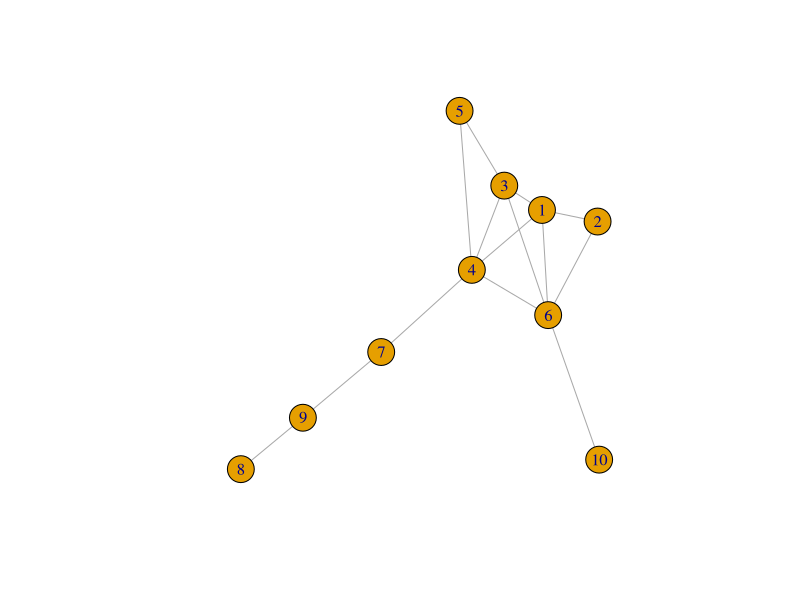

The R source for this figure:

newGraph<-function(n){                              #???????? ?????   
  G <- matrix(0,n,n) 
  return(G)  
  } 

removeEdge<-function(G,a1,a2){                      #???????? ????    
  if((a1<=n)&(a2<=n)&(a1>0)&(a1>0)) { 
    G[a1,a2]<-0 
    G[a2,a1]<-0 
    } else { 
    print("???? ?? ??????????? ?????") 
    } 
  return(G)
  } 

addEdge<-function(G,a1,a2){                        #?????????? ????
  if((a1<=n)&(a2<=n)&(a1>0)&(a1>0)) { 
      G[a1,a2]<-1 
      G[a2,a1]<-1 
      }else{
      print("???? ?? ??????????? ?????") 
      }
  return(G)
  } 

wave<-function(G,k){                               #?????? ?? ????????? ????????? ??? ??????? k
  w<-rep(-1,n)
  if(G[k,k]!=0){
    w[k]<-1
      }else{
        w[k]<-0
        }
  L<-c(k)                                          #?????? ? ?????????? ???????
  N<-c()                                           #?????? ?????? ??????
  S<-1                                             #????????? ??????? 1
  while (length(L)>0){                             
    for(i in 1:length(L)){
      for(j in 1:length(w)){                      
        if (G[L[i],j]>0 & w[j]==-1){               #???? ?????????? ?????, ? ??????? ????? ??????? ?? i, ? ????? ?? ???.???????
          w[j]<-S                                  #??????????? ???????
          N<-c(N,j)                                #????????? ???????? ????? ? ?????? ??????
          }
        }
      }
    if (length(N)==0){                             #???? ?? ???? ?????? ??????????, ?????? w
      return(w)
      }
    L<-N                                           #L - ????? ???????? ????? 
    N<-c()                                         
    S<-S+1                                         #????????? ?? ????????? ???????
    }
  return(w)
}

adj<-function(G,v1){                               #????? ??????? ??????
  A<-c() 
  for(i in 1:n){                                   #???? ?????????? ?????, ????????? ??????? ??????? ? ?????? ?????? 
    if(G[v1,i]>0){ 
      A<-c(A,i) 
      }
    } 
  return(A) 
  }

twotops<-function(G,v1,v2){                        #?????????? ???? ?? ????????? ?????????
  L<-wave(G,v1)                                    #?????? ??? ????????? ???????
  L[v1]<-0
  K<-c(v2)                                         #???????? ???????
  k<-n
  for (i in 1:(n-1)){
    for (j in 1:n){
      if (L[j]==(L[v2]-1)){
        if (G[j,v2]>0){
          K[i+1]<-j
          k<-j
          }
        }
      }
    v2<-k
  }
  N<-which(is.na(K))
  if(length(N)==0 & length(K)!=1){
  return(K)}else{return(Inf)}
}

cycle<-function(G,k1,k2,l1,l2){                     #????? ????? 
  if(G[k1,k2]>0 & G[l1,l2]>0){                      #???? ??? ????? ?????????? 
    G<-removeEdge(G,k1,k2)                              
    G<-removeEdge(G,l1,l2)                          #??????? ??? ?????      
    D<-wave(G,l1)                                   #?????? ?? ????????? ????????? ? ????? ??? ???????? ?????
    s<-c()
    for(i in 1:length(D)){                          #????? ????????
    if(D[i]==-1){
      s=c(s,i)
      }
    }
    if(k1==l1){ 
      A1<-twotops(G,k2,l2)
      return(c(A1,l1))
      }else{
        if(k1==l2){
          A1<-twotops(G,k2,l1)
          return(c(A1,l2))
            }else{
              if(k2==l1){
              A1<-twotops(G,k1,l2)
              return(c(A1,l1))
                }else{
                if(k2==l2){
                  A1<-twotops(G,k1,l1)
                  return(c(A1,l2))
                    }else{
                    if(length(s)>0){   
                       G<-addEdge(G,k1,k2)
                       A1<-twotops(G,l1,l2)
                       B1<-c(which(A1[]==k1),which(A1[]==k2))
                       if(length(B1)==2){
                         return(A1)
                          }else{
                            print("?????????? ??????? ??????????? ????, ?????????? ??? ???????? ?????")
                            }
                       }else{                         #???? ???????? ???, ????????? ?????????? ?? ??????
                          A1<-twotops(G,k1,l2)
                          A2<-twotops(G,k1,l1)
                          A3<-twotops(G,l1,k2)
                          A4<-twotops(G,l2,k2)
                          B1<-c(A1,A3)
                          B2<-c(A2,A4)
                            if(length(B1)==length(B2)){ 
                            return(B1)
                              }else{
                                if(length(B1)>length(B2)){
                                return(B2)
                                  }else{ 
                                    return(B1)
                                  }
                             }
                         }
                    }
                }
            }
        }
    }else{
      print("???? ?? ????? ??? ??? ???????? ????? ???????????")        
    }
}

G<-newGraph(10)
n<-dim(G)[1]

G<-addEdge(G,1,2)
G<-addEdge(G,1,3)
G<-addEdge(G,1,4)
G<-addEdge(G,1,6)
G<-addEdge(G,2,6)
G<-addEdge(G,4,3)
G<-addEdge(G,3,5)
G<-addEdge(G,3,6)
G<-addEdge(G,4,5)
G<-addEdge(G,4,6)
G<-addEdge(G,4,7)
G<-addEdge(G,10,6)
G<-addEdge(G,7,9)
G<-addEdge(G,8,9)

library(igraph)
G<-igraph::graph.adjacency(adjmatrix=G,mode="undirected")
plot(G)

cycle(G,1,2,4,3)
cycle(G,8,9,5,3)
cycle(G,5,10,1,6)
cycle(G,4,6,6,2)

wave(G,5)
twotops(G,5,10)
twotops(G,10,8)
